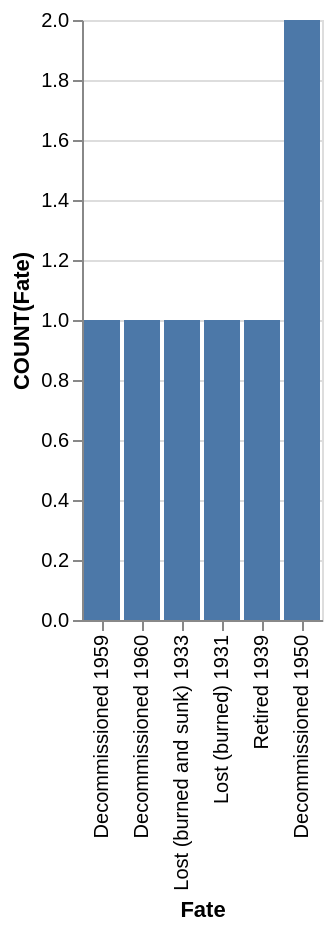

Write the Vega-Lite specification saved for this chart.
### Vega-Lite specification from a JSON file in a GitHub repository (floating-point values rounded to 4 significant figures)
{"data": {"values": [{"x_data": "Decommissioned 1959", "y_data": 1}, {"x_data": "Decommissioned 1960", "y_data": 1}, {"x_data": "Lost (burned and sunk) 1933", "y_data": 1}, {"x_data": "Lost (burned) 1931", "y_data": 1}, {"x_data": "Retired 1939", "y_data": 1}, {"x_data": "Decommissioned 1950", "y_data": 2}]}, "mark": "bar", "encoding": {"x": {"field": "x_data", "type": "nominal", "title": "Fate", "sort": {"op": "sum", "field": "y_data", "order": "ascending"}}, "y": {"field": "y_data", "type": "quantitative", "title": "COUNT(Fate)"}}}
